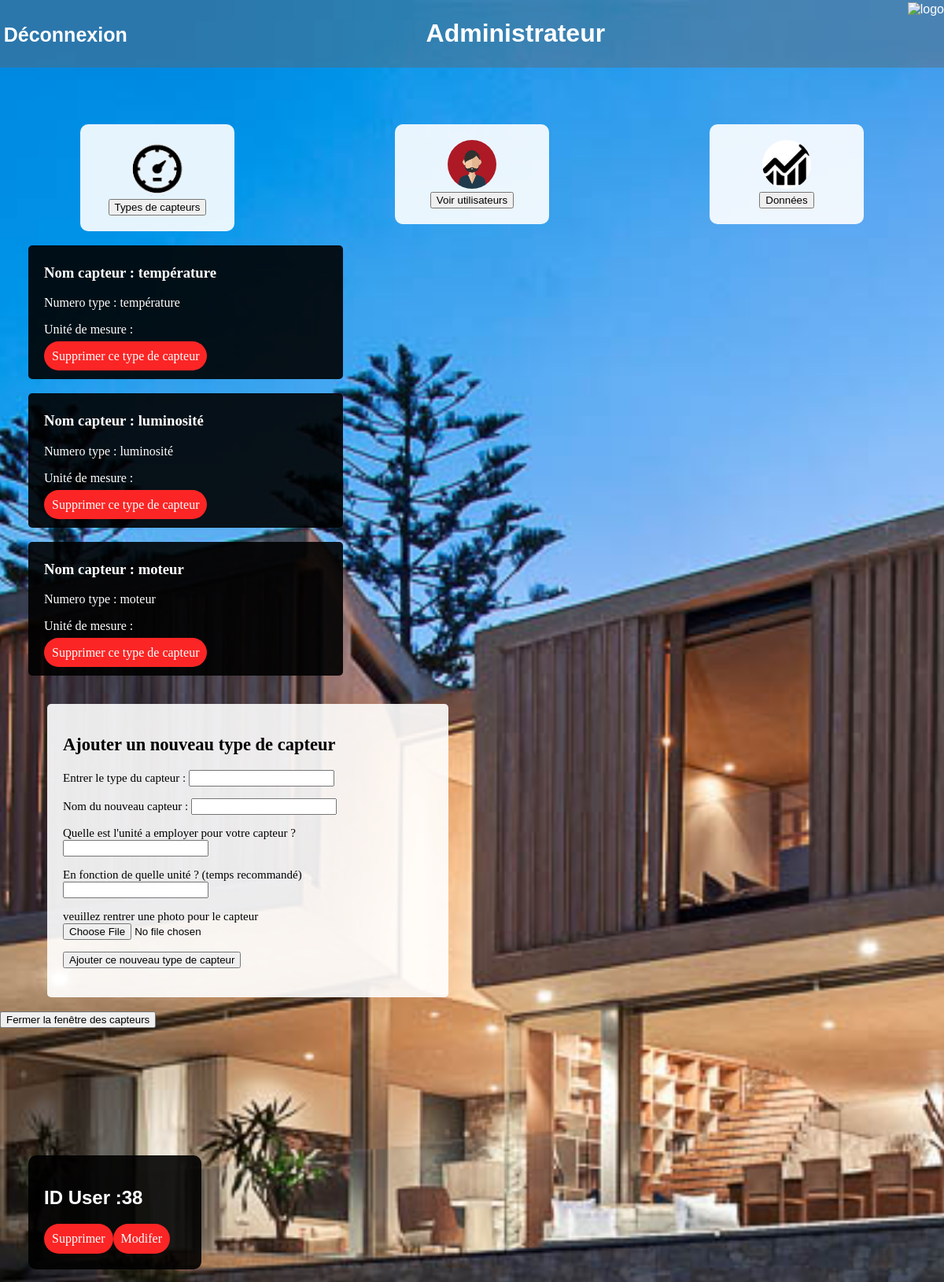
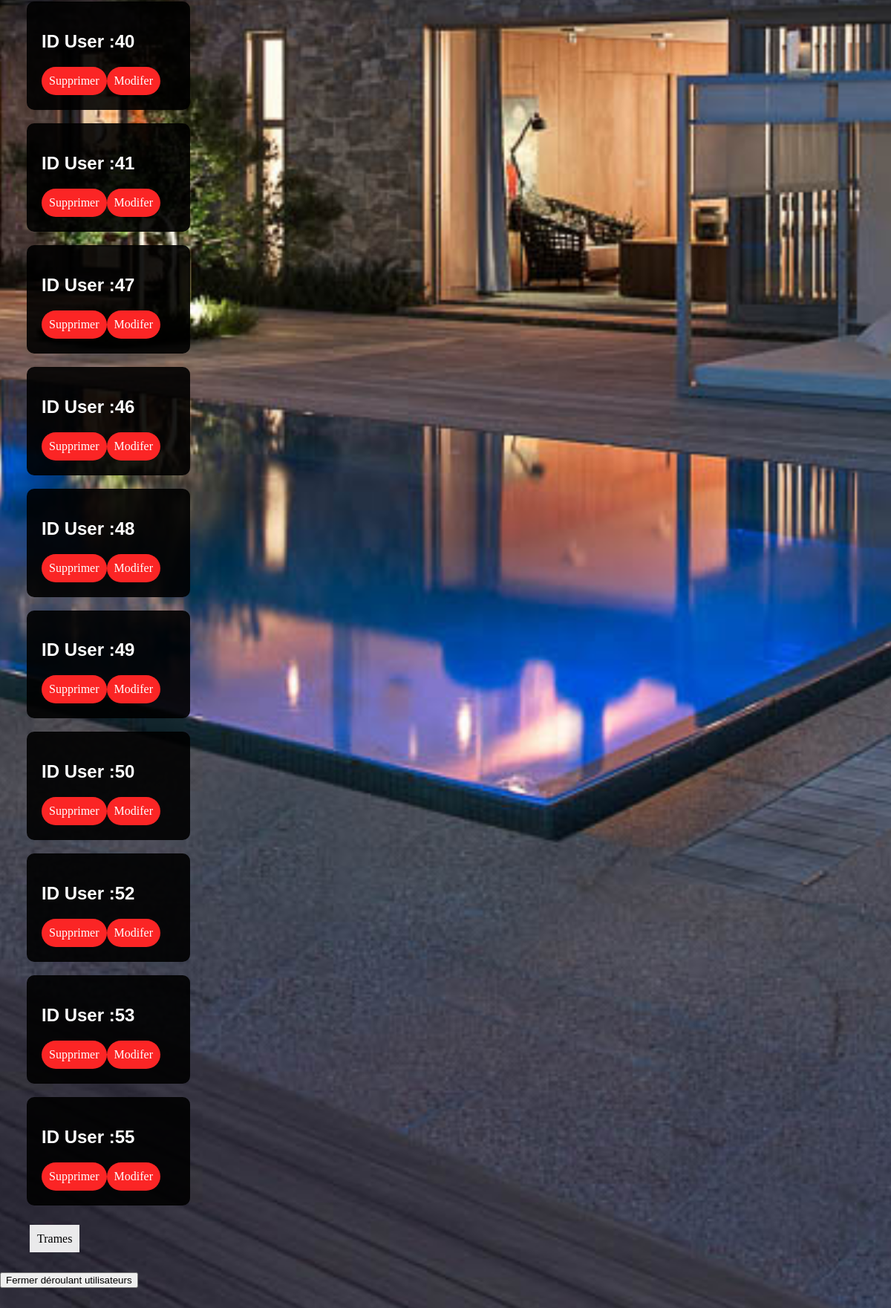
/controleur/Page_administrateur.php (signed in), run on the app's committed database (2 pictures, top to bottom).
### tables this page shows
CREATE TABLE IF NOT EXISTS `capteur_type` (
  `ID` int(11) NOT NULL AUTO_INCREMENT,
  `type` text NOT NULL,
  `Nom` text NOT NULL,
  `AxeX` text NOT NULL,
  `AxeY` text NOT NULL,
  `Image_url` text NOT NULL,
  PRIMARY KEY (`ID`)
);

### modele/bdd_access.php (called while the page is built, shortened)
<?php
function Trouver_types_capteurs($bdd){
  $type_capteur = $bdd->prepare('SELECT * FROM capteur_type');
  $type_capteur -> execute(array());
  return $type_capteur;
}
function All_login($bdd)
{
  $utilisateurs = $bdd->prepare('SELECT * FROM login');
  $utilisateurs -> execute(array());
  return $utilisateurs;
}

### controleur/Page_administrateur.php (the view, shortened to what this page needs)
<?php
include('../vue/frequent/entete.php');
include('../modele/bdd_access.php');
$bdd= appel_bdd();
$utilisateurs = All_login($bdd);
$type_capteurs= Trouver_types_capteurs($bdd);
include('../vue/Page_admin.php');
?>
<?php
function Trouver_users($utilisateurs){
     while($user=$utilisateurs->fetch()){
       if($user['ID']!='0'){
         echo '<div class="salon"><h2> ID User :'. $user["ID"].'</h2>
         <a href="../modele/Supprimer_utilisateur.php?cible='.$user['ID'].'
         " class="supprimer" id="delete-button'.$user['ID'].'" onclick="return confirm(\'êtes-vous sûr de vouloir supprimer cet utilisateur?\');"> Supprimer </br></a> </br>
         </br><a href="../controleur/Modifier_utilisateur.php?cible='.$user["ID"].'" class="modifier" id="modifier">Modifer</a></div></br>';}}}
 function All_capteurs($type_capteurs){
              while($capteur=$type_capteurs->fetch()){
                  echo '<div class=encadrement_capteur><h3>Nom capteur : '.$capteur['Nom'].'</h3>
                  <p>Numero type : '.$capteur['type'].'</p>
                  <p>Unité de mesure : '.$capteur['AxeY'].'</p>
                  <a href="../modele/Supprimer_type_capteur.php?cible='.$capteur['ID'].'"> Supprimer ce type de capteur</a></div></br>';
                }}
                ?>

### vue/style_admin.css (style rules this page uses)
body { background-image: url("../images/maison19.jpg"); background-repeat: no-repeat; background-attachment: fixed; background-position: top center; background-size: cover; margin: 0px; font-family: verdana; }
.encadrement_capteur { color: white; border-radius: 5px; background-color: rgba(0,0,0,0.9); margin-left: 3%; width: 30%; height: 100%; padding: 5px 20px 20px 20px; }
.encadrement_capteur a { color: white; text-decoration: none; background-color: #fb2525; border-radius: 20px; padding: 10px; }
.salon { display: flex; flex-wrap: wrap; color: white; background-color: rgba(0,0,0,0.9); border-radius: 10px; width: 15%; margin-left: 3%; padding: 20px 20px 20px 20px; }
.salon h2 { font-family: verdana, sans-serif, serif; }
.salon a { color: white; text-decoration: none; text-align: center; background-color: #fb2525; border-radius: 20px; padding: 10px; }

### data on the page
capteur_type: Nom "température", type "température"
capteur_type: Nom "luminosité", type "luminosité"
capteur_type: Nom "moteur", type "moteur"

### other printed values
$user["ID"] "38"
$user["ID"] "40"
$user["ID"] "41"
$user["ID"] "47"
$user["ID"] "46"
$user["ID"] "48"
$user["ID"] "49"
$user["ID"] "50"
$user["ID"] "52"
$user["ID"] "53"
$user["ID"] "55"
